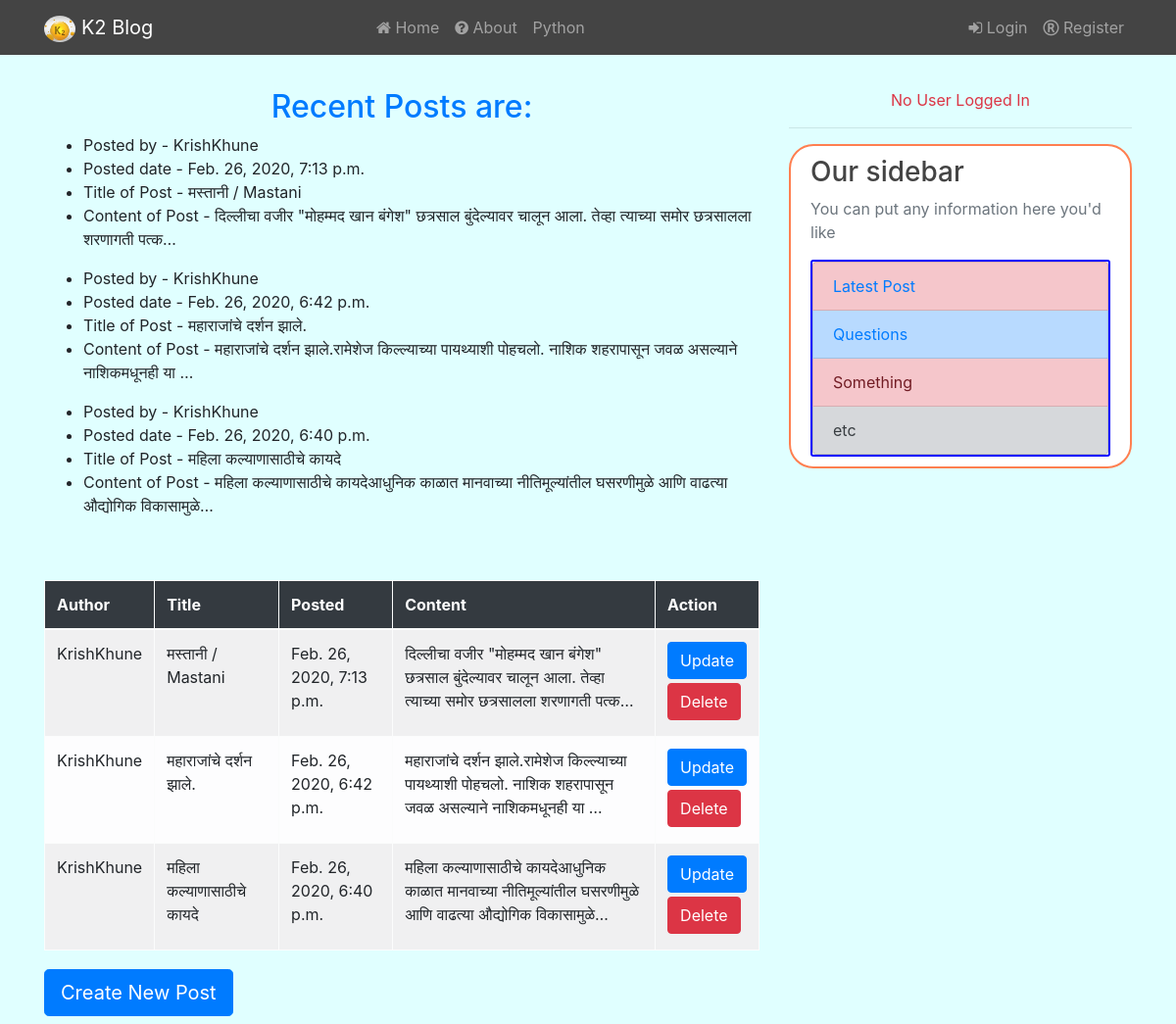
Screenshot of /latest-posts/ with the database file from the repository.
### blog/models.py (models this page shows, shortened)
class Post(models.Model):
    title=models.CharField(max_length=100)
    content=models.TextField()
    date_posted=models.DateTimeField(default=timezone.now)
    author=models.ForeignKey(User,on_delete=models.CASCADE)

### blog/views.py (the view)
# urls.py: path('latest-posts/',views.latestlistview,name="latest-posts"),
def latestlistview(request):
    latest_posts=Post.objects.all().order_by('-date_posted')[:3]
    return render(request,'blog/latest_posts.html',{'latest_posts':latest_posts})

### templates/blog/latest_posts.html
{% extends 'blog/base.html' %}
{% block content %}
<h2 class="text-center text-primary">Recent Posts are:</h2>
{% for latest_post in latest_posts %}
    <ul>
        <li>Posted by - {{latest_post.author}}</li>
        <li>Posted date - {{latest_post.date_posted}}</li>
        <li>Title of Post - {{latest_post.title}}</li>
        <li>Content of Post - {{latest_post.content|truncatechars:100}}</li>
    </ul>
{% endfor %}
<br><br>
<table class="table table-bordered table-hover table-light table-striped">
    <thead class="bg-dark text-white">
        <tr>
            <th>Author</th>
            <th>Title</th>
            <th>Posted</th>
            <th>Content</th>
            <th>Action</th>
        </tr>
    </thead>
    <tbody>
    {% for data in latest_posts %}
        <tr>
            <td>{{data.author}}</td>
            <td>{{data.title}}</td>
            <td>{{data.date_posted}}</td>
            <td>{{data.content|truncatechars:100}}</td>
            <td><a href="{% url 'post-update' data.id %}" class="btn btn-primary mb-1">Update</a><br><a href="{% url 'post-delete' data.id %}" class="btn btn-danger mb-1">Delete</a></td>
        </tr>
    {% endfor %}
    </tbody>
</table>
<h1 align="text-center"><a href="{% url 'post-create' %}" class="btn btn-primary btn-lg">Create New Post</a></h1>
{% endblock %}

### static/blog/main.css (style rules this page uses)
body { margin-top:90px; background-color:lightcyan; }
h1,h2,h3,h4,h5,h6 { color:#444444; }

### rows the page displays
Post: author "KrishKhune", date_posted "Feb. 26, 2020, 7:13 p.m.", title "मस्तानी / Mastani", content "दिल्लीचा वजीर \"मोहम्मद खान बंगेश\" छत्रसाल बुंदेल्यावर चालून आला. तेव्हा त्याच्या समोर छत्रसालला शरणागती पत्क…"
Post: author "KrishKhune", date_posted "Feb. 26, 2020, 6:42 p.m.", title "महाराजांचे दर्शन झाले.", content "महाराजांचे दर्शन झाले.रामेशेज किल्ल्याच्या पायथ्याशी पोहचलो. नाशिक शहरापासून जवळ असल्याने नाशिकमधूनही या …"
Post: author "KrishKhune", date_posted "Feb. 26, 2020, 6:40 p.m.", title "महिला कल्याणासाठीचे कायदे", content "महिला कल्याणासाठीचे कायदेआधुनिक काळात मानवाच्या नीतिमूल्यांतील घसरणीमुळे आणि वाढत्या औद्योगिक विकासामुळे…"
